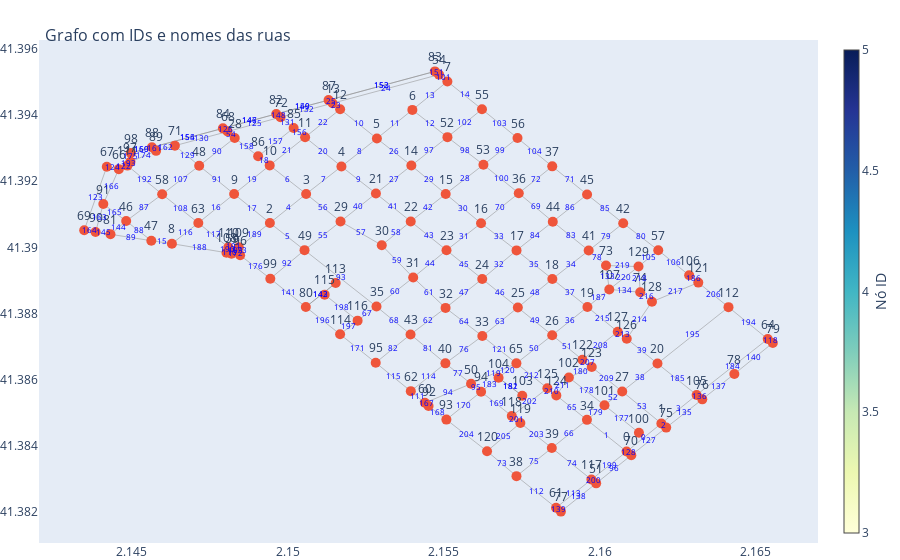

The code cell stored with this chart in its notebook:
### Code cell
# Criar dicionário para mapear arestas no grafo às informações de planta_data
aresta_to_id = {}

for v_saida, segmentos in enumerate(listaAdj):
    for segmento in segmentos:
        aresta_to_id[(segmento["vSaida"], segmento["vEntrada"])] = segmento["id"]
print(aresta_to_id)
# Obter posições reais dos nós no grafo (latitude e longitude)
pos = {node: (data["x"], data["y"]) for node, data in G.nodes(data=True)}

# Mapear os nós para índices numéricos consecutivos
node_labels = {node: str(idx) for idx, node in enumerate(G.nodes)}

# Criar listas para as coordenadas das arestas e seus rótulos
edge_x = []
edge_y = []
edge_labels = []

for u, v, data in G.edges(data=True):
    x0, y0 = pos[u]
    x1, y1 = pos[v]
    edge_x.extend([x0, x1, None])  # None para quebrar a linha entre arestas
    edge_y.extend([y0, y1, None])
    segment_id = aresta_to_id.get((int(node_labels[u]), int(node_labels[v])), "N/A")  # Pegar o ID do segmento
    # rua = data.get("name", "Rua desconhecida")
    edge_labels.append(((x0 + x1) / 2, (y0 + y1) / 2, f"{segment_id}"))

# Criar trace para as arestas
edge_trace = go.Scatter(
    x=edge_x,
    y=edge_y,
    line=dict(width=0.5, color='#888'),
    hoverinfo='none',
    mode='lines'
)

# Criar listas para as coordenadas dos nós
node_x = []
node_y = []
node_text = []
for node, (x, y) in pos.items():
    node_x.append(x)
    node_y.append(y)
    node_text.append(node_labels[node])  # Usar os rótulos personalizados

# Criar trace para os nós
node_trace = go.Scatter(
    x=node_x,
    y=node_y,
    mode='markers+text',
    text=node_text,
    textposition="top center",
    hoverinfo='text',
    marker=dict(
        showscale=True,
        colorscale='YlGnBu',
        size=10,
        colorbar=dict(
            thickness=15,
            title='Nó ID',
            xanchor='left',
            titleside='right'
        ),
    )
)

# Criar trace para os rótulos das arestas
edge_label_trace = go.Scatter(
    x=[label[0] for label in edge_labels],
    y=[label[1] for label in edge_labels],
    mode='text',
    text=[label[2] for label in edge_labels],
    textfont=dict(size=8, color='blue'),
    hoverinfo='none'
)

# Configurar o layout do grafo
fig = go.Figure(data=[edge_trace, node_trace, edge_label_trace],
                layout=go.Layout(
                    title='<br>Grafo com IDs e nomes das ruas',
                    titlefont_size=16,
                    showlegend=False,
                    hovermode='closest',
                    margin=dict(b=0, l=0, r=0, t=40),
                    xaxis=dict(showgrid=False, zeroline=False),
                    yaxis=dict(showgrid=False, zeroline=False)
                ))

# Mostrar o grafo interativo
fig.show()

### Figure 1 — Plotly figure (JSON) as saved in the notebook; plotly's stock layout.template omitted (floating-point values rounded to 4 significant figures; data arrays with more than 128 entries replaced by an {"elided": "..."} marker saying what was removed)
{"data": [{"hoverinfo": "none", "line": {"color": "#888", "width": 0.5}, "mode": "lines", "type": "scatter", "x": {"elided": "663 float values"}, "y": {"elided": "663 float values"}}, {"hoverinfo": "text", "marker": {"colorbar": {"thickness": 15, "title": {"side": "right", "text": "Nó ID"}, "xanchor": "left"}, "colorscale": [[0, "rgb(255,255,217)"], [0.125, "rgb(237,248,177)"], [0.25, "rgb(199,233,180)"], [0.375, "rgb(127,205,187)"], [0.5, "rgb(65,182,196)"], [0.625, "rgb(29,145,192)"], [0.75, "rgb(34,94,168)"], [0.875, "rgb(37,52,148)"], [1, "rgb(8,29,88)"]], "showscale": true, "size": 10}, "mode": "markers+text", "text": {"elided": "130 str values"}, "textposition": "top center", "type": "scatter", "x": {"elided": "130 float values"}, "y": {"elided": "130 float values"}}, {"hoverinfo": "none", "mode": "text", "text": {"elided": "221 str values"}, "textfont": {"color": "blue", "size": 8}, "type": "scatter", "x": {"elided": "221 float values"}, "y": {"elided": "221 float values"}}], "layout": {"hovermode": "closest", "margin": {"b": 0, "l": 0, "r": 0, "t": 40}, "showlegend": false, "title": {"font": {"size": 16}, "text": "<br>Grafo com IDs e nomes das ruas"}, "xaxis": {"showgrid": false, "zeroline": false}, "yaxis": {"showgrid": false, "zeroline": false}}}
